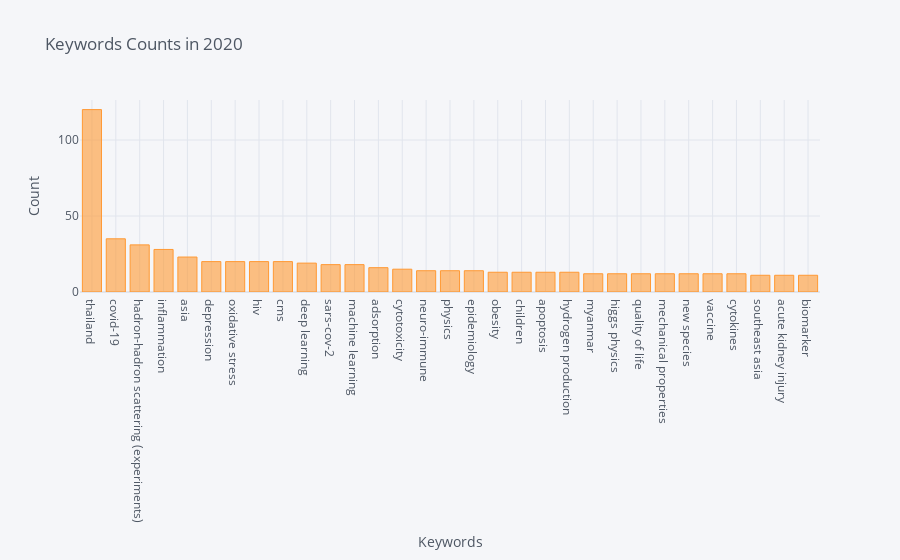

The notebook cell this image was saved under:
### Code cell
import cufflinks as cf
cf.go_offline()
cf.set_config_file(offline=False, world_readable=True)

keywords_counts_result.iplot(kind='bar', x='Keywords', y='Count', xTitle='Keywords', yTitle='Count', title='Keywords Counts in 2020')

### Figure 1 — Plotly figure (JSON) as saved in the notebook; plotly's stock layout.template omitted (floating-point values rounded to 4 significant figures)
{"data": [{"marker": {"color": "rgba(255, 153, 51, 0.6)", "line": {"color": "rgba(255, 153, 51, 1.0)", "width": 1}}, "name": "Count", "orientation": "v", "text": "", "type": "bar", "x": ["thailand", "covid-19", "hadron-hadron scattering (experiments)", "inflammation", "asia", "depression", "oxidative stress", "hiv", "cms", "deep learning", "sars-cov-2", "machine learning", "adsorption", "cytotoxicity", "neuro-immune", "physics", "epidemiology", "obesity", "children", "apoptosis", "hydrogen production", "myanmar", "higgs physics", "quality of life", "mechanical properties", "new species", "vaccine", "cytokines", "southeast asia", "acute kidney injury", "biomarker"], "y": [120, 35, 31, 28, 23, 20, 20, 20, 20, 19, 18, 18, 16, 15, 14, 14, 14, 13, 13, 13, 13, 12, 12, 12, 12, 12, 12, 12, 11, 11, 11]}], "layout": {"legend": {"bgcolor": "#F5F6F9", "font": {"color": "#4D5663"}}, "paper_bgcolor": "#F5F6F9", "plot_bgcolor": "#F5F6F9", "title": {"font": {"color": "#4D5663"}, "text": "Keywords Counts in 2020"}, "xaxis": {"gridcolor": "#E1E5ED", "showgrid": true, "tickfont": {"color": "#4D5663"}, "title": {"font": {"color": "#4D5663"}, "text": "Keywords"}, "zerolinecolor": "#E1E5ED"}, "yaxis": {"gridcolor": "#E1E5ED", "showgrid": true, "tickfont": {"color": "#4D5663"}, "title": {"font": {"color": "#4D5663"}, "text": "Count"}, "zerolinecolor": "#E1E5ED"}}}
